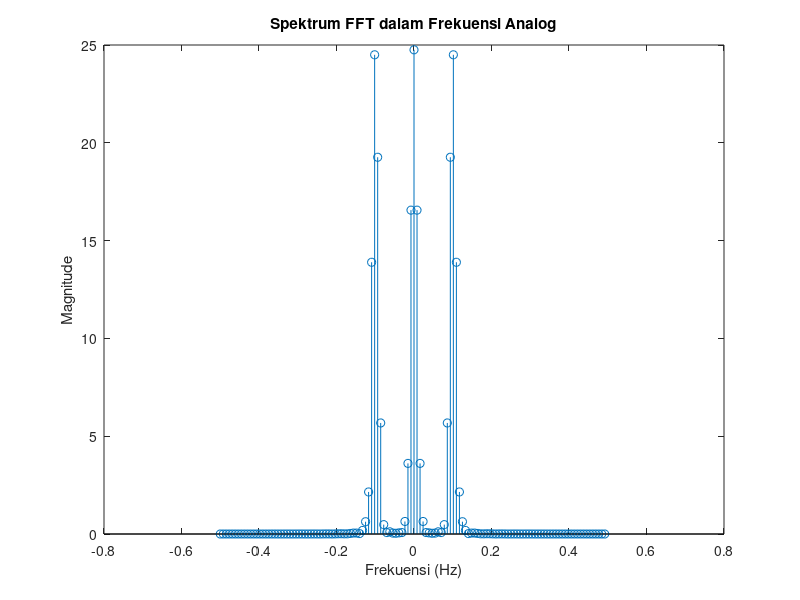
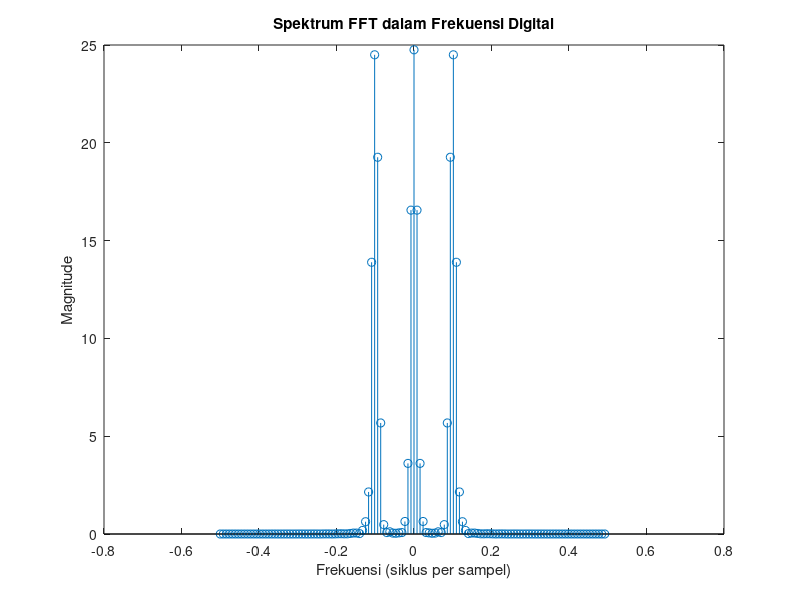
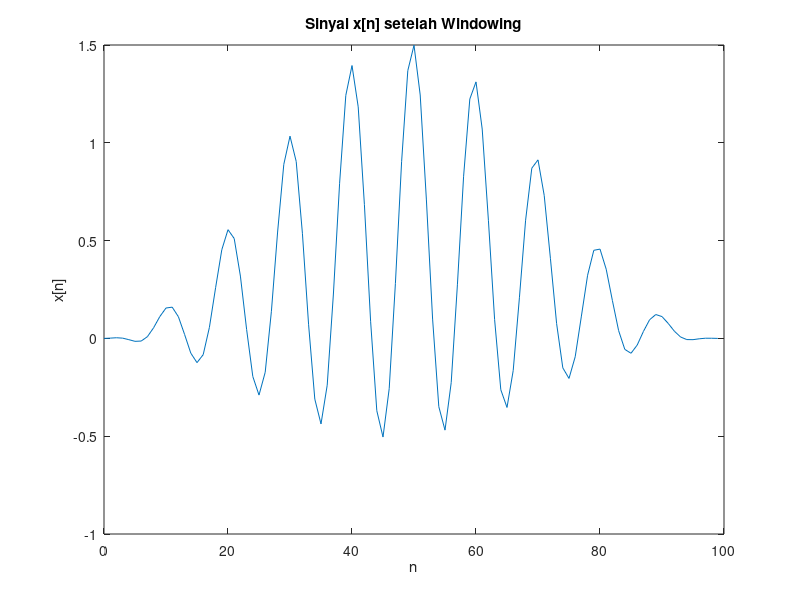

Reproduce these figures in MATLAB, in order.
% Program untuk menampilkan fft dalam frekuensi analog dan digital
close all;clc;

L = 100; % Panjang sinyal
n = 0:(L-1); % Vektor waktu/sampel

% Komponen sinyal
x1 = cos(2 * pi * (0.100) * n); % x1(n)
x2 = 0.1 * cos(2 * pi * (0.105) * n); % x2(n)
x3 = 0.001 * cos(2 * pi * (0.111) * n); % x3(n)

% Sinyal total
x = 0.5 + x1 + x2 + x3;

% Window hanning
hanning_window = 0.5 - 0.5 * cos(2 * pi * n / (L - 1)); % Rumus window hanning

% Terapkan window ke sinyal
x_windowed = x .* hanning_window;

% Membuat plot sinyal x[n] setelah windowing
figure(3)
plot(n, x_windowed)
xlabel('n')
ylabel('x[n]')
title('Sinyal x[n] setelah Windowing')

% Frekuensi sampling
Fs = 1; % Frekuensi sampling adalah 1 sampel per detik

% N-DFT
N = 128; % Nilai N yang diinginkan

% Menambahkan nol sebanyak N-L di akhir sinyal
x_padded = [x_windowed zeros(1, N-L)];

% Melakukan fft 
X = fft(x_padded);

% Menggeser spektrum setelah fft
X_shifted = fftshift(X);

% Mendapatkan magnitude dari spektrum
X_magnitude = abs(X_shifted);

% Membuat vektor frekuensi analog
f = (-N/2 : N/2-1) * Fs / N;

% Membuat vektor frekuensi digital (siklus per sampel)
f_digital = f / Fs;

% Membuat plot magnitude vs frekuensi analog
figure(1)
stem(f, X_magnitude)
xlabel('Frekuensi (Hz)')
ylabel('Magnitude')
title('Spektrum FFT dalam Frekuensi Analog')

% Membuat plot magnitude vs frekuensi digital
figure(2)
stem(f_digital, X_magnitude)
xlabel('Frekuensi (siklus per sampel)')
ylabel('Magnitude')
title('Spektrum FFT dalam Frekuensi Digital')
